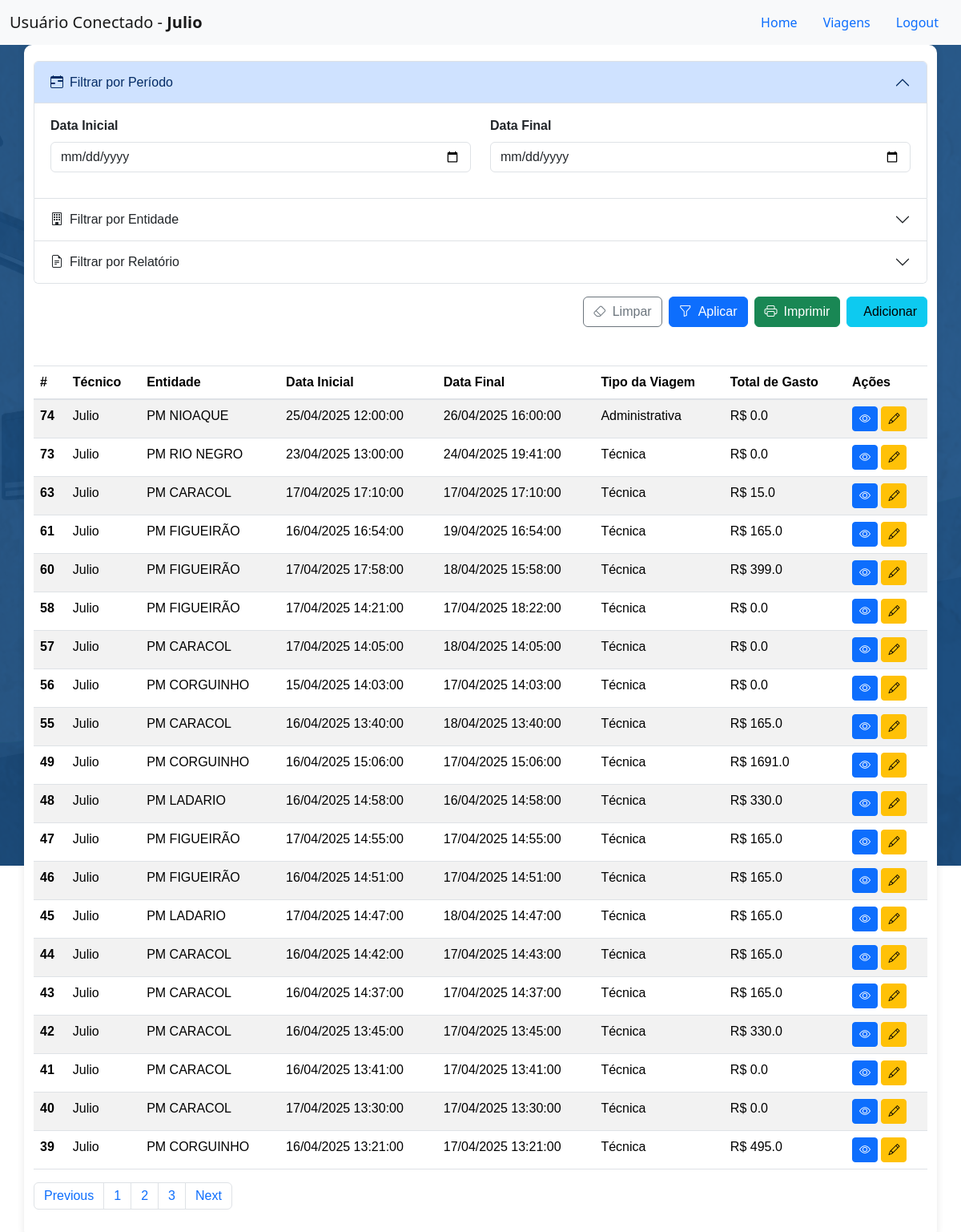
The page /viagens (signed in) on the database its author committed.
### models.py (models this page shows, shortened)
class Usuarios(db.Model):
    __tablename__= 'usuarios'
    id = db.Column(db.Integer, primary_key=True)
    usuario = db.Column(db.String(100), nullable=False)
    senha = db.Column(db.String(1000), nullable=True)
    acesso = db.Column(db.String(100))
    admin = db.Column(db.Boolean, default=False)
    data = db.Column(db.DateTime, default=db.func.now())
    ativo = db.Column(db.Boolean, default=True)

class RegistroViagens(db.Model):
    __tablename__ = 'registro_viagens'
    id = db.Column(db.Integer, primary_key=True)
    entidade_destino = db.Column(db.Integer,db.ForeignKey('entidades.id') ,nullable=False)
    data_inicio = db.Column(db.DateTime)
    data_fim = db.Column(db.DateTime)
    tipo_viagem = db.Column(db.String(100))
    n_diaria = db.Column(db.String(100), comment='Número da diária')
    v_diaria = db.Column(db.Float, comment='Valor da diária')
    descricao = db.Column(db.String(100))
    n_intranet = db.Column(db.String(100), comment='Número da visita na intranet', default='0')
    veiculo = db.Column(db.String(100), comment='veículo')
    placa = db.Column(db.String(100), comment='Placa do veículo')
    km_inicial = db.Column(db.String(100), comment='KM inicial')
    km_final = db.Column(db.String(100), comment='KM final')
    n_combustivel = db.Column(db.String(100), comment='Número do combustível')
    total_gasto = db.Column(db.Float, comment='Total gasto na viagem', default=0.0)
    usuario = db.Column(db.Integer, db.ForeignKey('usuarios.id'), comment='ID do usuário que registrou a viagem')
    ativo = db.Column(db.Boolean, default=True)
    data = db.Column(db.DateTime, default=db.func.now())
    entidade_rel = db.relationship('Entidade', backref='viagens', lazy='joined')
    usuario_rel = db.relationship('Usuarios', backref='viagens', lazy='joined', foreign_keys=[usuario])

### app.py (the view, shortened to what this page needs)
@app.route('/viagens', methods=['GET', 'POST'])
def viagens():
    data_inicio = None
    data_fim = None
    query_usuarios = Usuarios.query.all()
    if request.method == 'POST':
        usuario_id = request.form.get('usuarioConnect')
        if usuario_id:
            session['usuarioConnect'] = usuario_id
            return redirect(url_for('viagens'))
        return render_template('registro_viagens.html')
    if 'usuarioConnect' not in session:
        return render_template('setUser.html', users=query_usuarios)
    usuario_id = session['usuarioConnect']
    query = RegistroViagens.query.filter(RegistroViagens.usuario == usuario_id).order_by(RegistroViagens.id.desc())
    data_inicio_str = request.args.get('filtro-data-inicial')
    data_fim_str = request.args.get('filtro-data-final')
    entidade_id = request.args.get('filtro-entidade')
    relatorio = request.args.get('filtro-relatorio')
    if entidade_id:
        query = query.filter(RegistroViagens.entidade_destino == entidade_id)
    if relatorio:
        query = query.filter(RegistroViagens.n_intranet.ilike(f'%{relatorio}%'))
    query_viagens = query.limit(20).all()
    query_entidades = Entidade.query.all()
    usuario_logado = Usuarios.query.get(usuario_id)
    for viagem in query_viagens:
        viagem.usuario_nome = viagem.usuario_rel.usuario if viagem.usuario_rel else 'Usuário não encontrado'
        viagem.entidade_nome = viagem.entidade_rel.nome if viagem.entidade_rel else 'Entidade não encontrada'
        viagem.data_formatada = viagem.data_inicio.strftime('%d/%m/%Y %H:%M:%S') if viagem.data_inicio else 'Data Não Disponível'
        viagem.data_final_formatada = viagem.data_fim.strftime('%d/%m/%Y %H:%M:%S') if viagem.data_fim else 'Data Não Disponível'
    if request.args.get('imprimir') == 'true':
        return gerar_relatorio_pdf(query_viagens, usuario_nome=usuario_logado.usuario, data_inicial=data_inicio, data_final=data_fim)
    return render_template(
        'registro_viagens.html',
        viagens=query_viagens,
        usuario=usuario_logado,
        entidades=query_entidades
    )

### templates/registro_viagens.html (shortened to what this page needs)
<!DOCTYPE html>
<html lang="pt-br">
<head>
    <link href="https://cdn.jsdelivr.net/npm/bootstrap@5.3.0-alpha1/dist/css/bootstrap.min.css" rel="stylesheet">
    <link rel="stylesheet" href="{{ url_for('static', filename='css/Viagens.css') }}">
    <link rel="stylesheet" href="https://cdnjs.cloudflare.com/ajax/libs/font-awesome/6.0.0-beta3/css/all.min.css">
    <link rel="stylesheet" href="https://stackpath.bootstrapcdn.com/bootstrap/4.5.2/css/bootstrap.min.css">
    <link href="https://cdn.jsdelivr.net/npm/bootstrap@5.3.3/dist/css/bootstrap.min.css" rel="stylesheet">
    <link href="https://cdn.jsdelivr.net/gh/gitbrent/bootstrap-switch-button@1.1.0/css/bootstrap-switch-button.min.css" rel="stylesheet">
    <link rel="stylesheet" href="https://cdn.jsdelivr.net/npm/bootstrap-icons@1.10.0/font/bootstrap-icons.css">
</head>
<header>
    <nav class="navbar navbar-expand-lg navbar-light bg-light">
        <div class="container-fluid">
            <a class="navbar-brand" href="#">Usuário Conectado - <strong>{{usuario.usuario}}</strong></a>
            <ul class="nav justify-content-center">
                <li class="nav-item">
                  <a class="nav-link" aria-current="page" href="{{url_for('home')}}">Home</a>
                </li>
                <li class="nav-item">
                  <a class="nav-link" href="{{url_for('viagens')}}">Viagens</a>
                </li>
                <li class="nav-item">
                  <a class="nav-link" href="{{url_for('logout')}}">Logout</a>
                </li>
            </ul>
        </div>
    </nav>
<body>
    <div class="container">
        <form class="mb-4">
            <div class="accordion" id="filtrosAccordion">
                <div class="accordion-item">
                    <h2 class="accordion-header">
                        <button class="accordion-button" type="button" data-bs-toggle="collapse" data-bs-target="#collapsePeriodo" aria-expanded="true" aria-controls="collapsePeriodo">
                            <i class="bi bi-calendar-range me-2"></i>Filtrar por Período
                        </button>
                    </h2>
                    <div id="collapsePeriodo" class="accordion-collapse collapse show" data-bs-parent="#filtrosAccordion">
                        <div class="accordion-body">
                            <div class="row">
                                <div class="col-md-6 mb-3">
                                    <label for="filtro-data-inicial" class="form-label fw-bold">Data Inicial</label>
                                    <input type="date" class="form-control" id="filtro-data-inicial" name="filtro-data-inicial"
                                           value="{{ request.args.get('filtro-data-inicial', '') }}">
                                </div>
                                <div class="col-md-6 mb-3">
                                    <label for="filtro-data-final" class="form-label fw-bold">Data Final</label>
                                    <input type="date" class="form-control" id="filtro-data-final" name="filtro-data-final"
                                           value="{{ request.args.get('filtro-data-final', '') }}">
                                </div>
                            </div>
                        </div>
                    </div>
                </div>
                <div class="accordion-item">
                    <h2 class="accordion-header">
                        <button class="accordion-button collapsed" type="button" data-bs-toggle="collapse" data-bs-target="#collapseEntidade" aria-expanded="false" aria-controls="collapseEntidade">
                            <i class="bi bi-building me-2"></i>Filtrar por Entidade
                        </button>
                    </h2>
                </div>
                <div class="accordion-item">
                    <h2 class="accordion-header">
                        <button class="accordion-button collapsed" type="button" data-bs-toggle="collapse" data-bs-target="#collapseRelatorio" aria-expanded="false" aria-controls="collapseRelatorio">
                            <i class="bi bi-file-earmark-text me-2"></i>Filtrar por Relatório
                        </button>
                    </h2>
                </div>
            </div>
            <div class="d-flex justify-content-end gap-2 mt-3">
                <button type="button" class="btn btn-outline-secondary" id="btn-limpar-filtros">
                    <i class="bi bi-eraser me-2"></i>Limpar
                </button>
                <button type="submit" class="btn btn-primary" id="btn-filtrar">
                    <i class="bi bi-funnel me-2"></i>Aplicar
                </button>
                <a href="#" onclick="abrirRelatorioPDF(event)" class="btn btn-success" target="_blank">
                    <i class="bi bi-printer me-2"></i>Imprimir
                </a>
                <button type="button" class="btn btn-info" id='bnt-add-viagem' href="{{ url_for('adicionar_viagem')}}">
                    Adicionar
                </button>
            </div>
        </form>
        <div class="table-viagens">
            <div class="mt-5">
                <table class="table table-striped">
                    <thead>
                        <tr>
                            <th scope="col">#</th>
                            <th scope="col">Técnico</th>
                            <th scope="col">Entidade</th>
                            <th scope="col">Data Inicial</th>
                            <th scope="col">Data Final</th>
                            <th scope="col">Tipo da Viagem</th>
                            <th scope="col">Total de Gasto</th>
                            <th scope="col">Ações</th>
                        </tr>
                    </thead>
                    <tbody>
                        {% for viagem in viagens %}
                            <tr>
                                <th scope="row">{{ viagem.id }}</th>
                                <td>{{ viagem.usuario_nome }}</td>
                                <td>{{ viagem.entidade_nome }}</td>
                                <td>{{ viagem.data_formatada }}</td>
                                <td>{{ viagem.data_final_formatada }}</td>
                                <td>{{ viagem.tipo_viagem }}</td>
                                <td>R$ {{ viagem.total_gasto }}</td>
                                <td>
                                    <button class="btn btn-sm btn-primary btn-action visualizar-viagem" title="Visualizar" value="{{ viagem.id }}">
                                        <i class="bi bi-eye"></i>
                                    </button>
                                    <button class="btn btn-sm btn-warning btn-action editar-viagem" title="Editar" value="{{ viagem.id }}">
                                        <i class="bi bi-pencil"></i>
                                    </button>
                                </td>
                            </tr>
                        {% endfor %}
                    </tbody>
                </table>
                <nav aria-label="Page navigation example">
                    <ul class="pagination">
                      <li class="page-item"><a class="page-link" href="#">Previous</a></li>
                      <li class="page-item"><a class="page-link" href="#">1</a></li>
                      <li class="page-item"><a class="page-link" href="#">2</a></li>
                      <li class="page-item"><a class="page-link" href="#">3</a></li>
                      <li class="page-item"><a class="page-link" href="#">Next</a></li>
                    </ul>
                  </nav>
            </div>
        </div>
    </div>
</body>

### static/css/viagens.css (style rules this page uses)
body { background:url(../images/imgFundoIntranet.png) fixed no-repeat top #104c83; }
.container { color: #333; font-family: Arial, sans-serif; background-color: white; padding: 20px; border-radius: 10px; box-shadow: 0 0 10px rgba(0, 0, 0, 0.1); }
.form-control, .form-select { padding: 0.5rem 0.75rem; }
.btn { padding: 0.5rem 1.25rem; }
.accordion-button { font-weight: 500; background-color: #f8f9fa; }
.accordion-button:not(.collapsed) { background-color: #e9ecef; color: #0d6efd; }
.accordion-body { padding: 1.5rem; }

### rows shown on the page
Usuarios: usuario "Julio"
RegistroViagens: id "74", usuario_nome "Julio", entidade_nome "PM NIOAQUE", data_formatada "25/04/2025 12:00:00", data_final_formatada "26/04/2025 16:00:00", tipo_viagem "Administrativa", total_gasto "0.0"
RegistroViagens: id "73", usuario_nome "Julio", entidade_nome "PM RIO NEGRO", data_formatada "23/04/2025 13:00:00", data_final_formatada "24/04/2025 19:41:00", tipo_viagem "Técnica", total_gasto "0.0"
RegistroViagens: id "63", usuario_nome "Julio", entidade_nome "PM CARACOL", data_formatada "17/04/2025 17:10:00", data_final_formatada "17/04/2025 17:10:00", tipo_viagem "Técnica", total_gasto "15.0"
RegistroViagens: id "61", usuario_nome "Julio", entidade_nome "PM FIGUEIRÃO", data_formatada "16/04/2025 16:54:00", data_final_formatada "19/04/2025 16:54:00", tipo_viagem "Técnica", total_gasto "165.0"
RegistroViagens: id "60", usuario_nome "Julio", entidade_nome "PM FIGUEIRÃO", data_formatada "17/04/2025 17:58:00", data_final_formatada "18/04/2025 15:58:00", tipo_viagem "Técnica", total_gasto "399.0"
RegistroViagens: id "58", usuario_nome "Julio", entidade_nome "PM FIGUEIRÃO", data_formatada "17/04/2025 14:21:00", data_final_formatada "17/04/2025 18:22:00", tipo_viagem "Técnica", total_gasto "0.0"
RegistroViagens: id "57", usuario_nome "Julio", entidade_nome "PM CARACOL", data_formatada "17/04/2025 14:05:00", data_final_formatada "18/04/2025 14:05:00", tipo_viagem "Técnica", total_gasto "0.0"
RegistroViagens: id "56", usuario_nome "Julio", entidade_nome "PM CORGUINHO", data_formatada "15/04/2025 14:03:00", data_final_formatada "17/04/2025 14:03:00", tipo_viagem "Técnica", total_gasto "0.0"
RegistroViagens: id "55", usuario_nome "Julio", entidade_nome "PM CARACOL", data_formatada "16/04/2025 13:40:00", data_final_formatada "18/04/2025 13:40:00", tipo_viagem "Técnica", total_gasto "165.0"
RegistroViagens: id "49", usuario_nome "Julio", entidade_nome "PM CORGUINHO", data_formatada "16/04/2025 15:06:00", data_final_formatada "17/04/2025 15:06:00", tipo_viagem "Técnica", total_gasto "1691.0"
RegistroViagens: id "48", usuario_nome "Julio", entidade_nome "PM LADARIO", data_formatada "16/04/2025 14:58:00", data_final_formatada "16/04/2025 14:58:00", tipo_viagem "Técnica", total_gasto "330.0"
RegistroViagens: id "47", usuario_nome "Julio", entidade_nome "PM FIGUEIRÃO", data_formatada "17/04/2025 14:55:00", data_final_formatada "17/04/2025 14:55:00", tipo_viagem "Técnica", total_gasto "165.0"
RegistroViagens: id "46", usuario_nome "Julio", entidade_nome "PM FIGUEIRÃO", data_formatada "16/04/2025 14:51:00", data_final_formatada "17/04/2025 14:51:00", tipo_viagem "Técnica", total_gasto "165.0"
RegistroViagens: id "45", usuario_nome "Julio", entidade_nome "PM LADARIO", data_formatada "17/04/2025 14:47:00", data_final_formatada "18/04/2025 14:47:00", tipo_viagem "Técnica", total_gasto "165.0"
RegistroViagens: id "44", usuario_nome "Julio", entidade_nome "PM CARACOL", data_formatada "16/04/2025 14:42:00", data_final_formatada "17/04/2025 14:43:00", tipo_viagem "Técnica", total_gasto "165.0"
RegistroViagens: id "43", usuario_nome "Julio", entidade_nome "PM CARACOL", data_formatada "16/04/2025 14:37:00", data_final_formatada "17/04/2025 14:37:00", tipo_viagem "Técnica", total_gasto "165.0"
RegistroViagens: id "42", usuario_nome "Julio", entidade_nome "PM CARACOL", data_formatada "16/04/2025 13:45:00", data_final_formatada "17/04/2025 13:45:00", tipo_viagem "Técnica", total_gasto "330.0"
RegistroViagens: id "41", usuario_nome "Julio", entidade_nome "PM CARACOL", data_formatada "16/04/2025 13:41:00", data_final_formatada "17/04/2025 13:41:00", tipo_viagem "Técnica", total_gasto "0.0"
RegistroViagens: id "40", usuario_nome "Julio", entidade_nome "PM CARACOL", data_formatada "17/04/2025 13:30:00", data_final_formatada "17/04/2025 13:30:00", tipo_viagem "Técnica", total_gasto "0.0"
RegistroViagens: id "39", usuario_nome "Julio", entidade_nome "PM CORGUINHO", data_formatada "16/04/2025 13:21:00", data_final_formatada "17/04/2025 13:21:00", tipo_viagem "Técnica", total_gasto "495.0"
